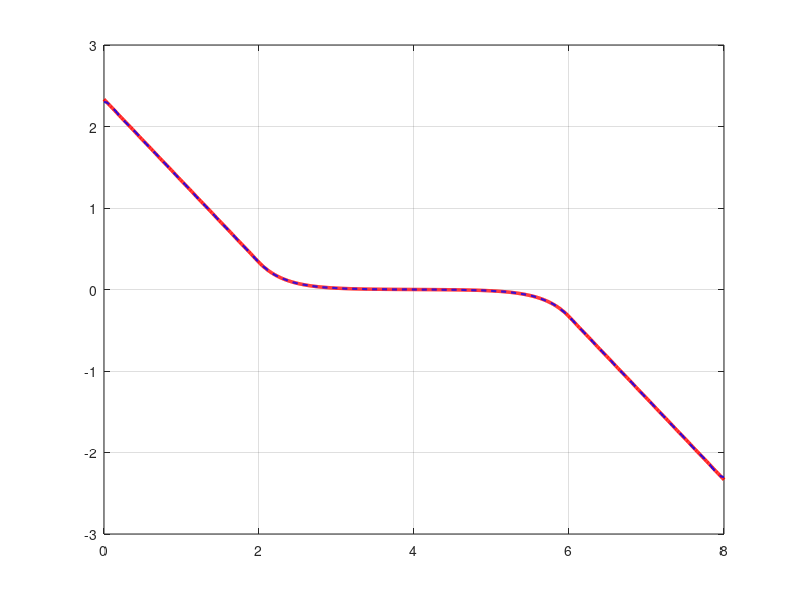

Reproduce this figure in MATLAB. (Note: this script raises an error after producing the figure.)
% =========================================================================
% Validating the Pressure Solution
% =========================================================================
clear; clc; close all;

%% 1. Parameter Definitions
mu    = 1; % viscosity
Da    = 1; % Darcy coefficient
L     = 4; % Length of permeable region
c     = 2; % Length of extension region
G     = 1; % Pressure gradient
H     = 1; % Channel radius
alpha = 3*mu/(H^2*Da); % Related to permeability
gamma = -G/alpha * sech(alpha*L/2); % Constant from transmural pressure 
N_terms = 50; % Number of Fourier terms in the sum
W = L + 2*c; % Total domain width [0, W]
%% Validating the Fourier Coefficients for the top/bottom wall
x = linspace(0, W, 1000);

% Exact Piecewise Transmural Pressure p(x,0)=p(x,2H)= p_T(x)
p_exact = zeros(size(x));
for i = 1:length(x)
    xi = x(i);
    if xi >= 0 && xi < c
        p_exact(i) = gamma * sinh(alpha*(c - (L+2*c)/2)) - G*(xi - c);
    elseif xi >= c && xi <= (L + c)
        p_exact(i) = gamma * sinh(alpha*(xi - (L+2*c)/2));
    else % (L + c) < xi <= (L + 2*c)
        p_exact(i) = gamma * sinh(alpha*((L+c) - (L+2*c)/2)) - G*(xi - (L+c));
    end
end

% Fourier Coefficients for top/bottom problem
a0 = 0; % a0 = 0 by odd symmetry of p(x,0)
p_fourier = (a0 / 2) * ones(size(x));

for n = 1:N_terms
    lambda_n = n * pi / W; % eigenvalue from separation of variables    
    if mod(n, 2) == 0  % when n is EVEN (2, 4, 6...)
        % By odd symmetry of p(x,0) around W/2, integral over [0, W] is 0
        % This is because sinh term is odd and cos term is even.
        % so the integrand is odd.
        a_n = 0;        
    else % n is ODD (1, 3, 5...)
        % Now the integrand is even since cos term is odd
        % Integral over [0, c]
        An = -(gamma / lambda_n) * sinh(alpha*L / 2) * sin(lambda_n * c) ...
             + (G / (lambda_n^2)) * (1 - cos(lambda_n * c));
        % Integral over [c,L+2c] will be An by symmetry
      
        % Integral over [c, W/2]:
        Bn_half = (gamma / (alpha^2 + lambda_n^2)) * ...
          (-alpha * cosh(alpha*L / 2) * cos(lambda_n * c) ...
           + lambda_n * sinh(alpha*L / 2) * sin(lambda_n * c));
        % By symmetry, the other half [W/2,L+c] is the same.
               
        % Total integral over [0, W] is 2 * (Integral over [0, W/2])
        integral_total = 2 * (An + Bn_half);
        
        a_n = (2 / W) * integral_total;
    end    
    % Update Fourier Series sum
    p_fourier = p_fourier + a_n * cos(lambda_n * x);
end
%% Plotting Transmural Pressure Fourier Series
% Comparing the plot of continuous extension of p_T(x) to the Fourier series

figure('Color', 'w', 'Position', [100, 100, 900, 500]);
plot(x, p_exact, 'r-', 'LineWidth', 2.5, 'DisplayName', 'Exact Piecewise p(x,0)');
hold on;
plot(x, p_fourier, 'b--', 'LineWidth', 1.5, 'DisplayName', sprintf('Fourier Cosine Series (N = %d)', N_terms));

% Formatting
grid on;
xline(c, 'k:', 'LineWidth', 1.2, 'HandleVisibility', 'off');
xline(L+c, 'k:', 'LineWidth', 1.2, 'HandleVisibility', 'off');

xlabel('x', 'FontSize', 12);
ylabel('p(x,0)', 'FontSize', 12);
title('Convergence of Fourier Cosine Series to Piecewise Boundary Condition', 'FontSize', 14);
legend('Location', 'northwest', 'FontSize', 11);
set(gca, 'FontSize', 11);
%% Visualizing the Full Pressure Solution
%
% p_lr(x,y) is the solution to the Left/Right BCs 
% 
%       p_x(0,y) = p_x(L+2c,y) = -G, p(x,0)=p(x,2H) = 0
%
% p_tb(x,y) is the solution to the Top/Bottom BCs
%
%       p_x(0,y) = p_x(L+2c,y) = 0, p(x,0) = p(x,2H) = p_T(x)

% Grid Setup
Nx = 200; 
Ny = 200;
x = linspace(0, W, Nx);
y = linspace(0, 2*H, Ny);
[X, Y] = meshgrid(x, y);

% Compute Top-Bottom Component: p_tb(x,y) (Overflow-Safe)
p_tb = zeros(size(X));

for k = 1:N_terms
    n = 2*k - 1;             % Odd mode: 1, 3, 5...
    lambda_n = n * pi / W;
    
    % Fourier coefficients a_n (for odd n)
    An = -(gamma / lambda_n) * sinh(alpha*L / 2) * sin(lambda_n * c) ...
         + (G / (lambda_n^2)) * (1 - cos(lambda_n * c));
     
    Bn_half = (gamma / (alpha^2 + lambda_n^2)) * ...
              (-alpha * cosh(alpha*L / 2) * cos(lambda_n * c) ...
               + lambda_n * sinh(alpha*L / 2) * sin(lambda_n * c));
           
    a_n = (4 / W) * (An + Bn_half);
    % Y_profile = (sinh(lambda_n*Y) - sinh(lambda_n*(Y-2H))) / sinh(2*lambda_n*H)
    % Using exp instead to avoid overflow errors
    Y_profile = exp(-lambda_n * (2*H - Y)) + exp(-lambda_n * Y);    
    p_tb = p_tb + a_n * Y_profile .* cos(lambda_n * X);
end

% Compute Left-Right Component: p_lr(x,y) (Overflow-Safe)
p_lr = zeros(size(X));

for k = 1:N_terms
    n = 2*k - 1;             % Odd mode: 1, 3, 5...
    mu_n = n * pi / (2*H);
    
    % (cosh(mu_n*(X-W)) - cosh(mu_n*X)) / sinh(mu_n*W)
    % Evaluates directly to [exp(-mu_n*X) - exp(-mu_n*(W-X))]
    % Using this to avoid overflow error.
    X_profile = exp(-mu_n * X) - exp(-mu_n * (W - X));
    
    % Coefficient without csch(mu_n*W) since it was absorbed above
    coeff = 1 / (n^2);
    
    p_lr = p_lr + coeff * X_profile .* sin(mu_n * Y);
end

p_lr = -(8 * G * H / (pi^2)) * p_lr;

% Total Pressure 
P_total = p_lr + p_tb;


% Visualization: Level Curves (Contours) + Colorbar
figure('Color', 'w', 'Position', [100, 100, 950, 600]);

% Filled color contour plot background
[~, h_fill] = contourf(X, Y, P_total, 35, 'LineStyle', 'none');
hold on;

% Explicit level curves overlay with contour labels
[C, h_lines] = contour(X, Y, P_total, 20, 'k-', 'LineWidth', 0.8);
clabel(C, h_lines, 'FontSize', 9, 'Color', 'k', 'LabelSpacing', 200);

% Domain markers for Region boundaries
xline(c, 'w--', 'LineWidth', 1.5, 'HandleVisibility', 'off');
xline(L+c, 'w--', 'LineWidth', 1.5, 'HandleVisibility', 'off');

% Formatting
colormap(turbo);           % Rich colormap for field intensity
cb = colorbar;
cb.Label.String = 'Pressure p(x,y)';
cb.Label.FontSize = 12;

xlabel('x', 'FontSize', 12, 'FontWeight', 'bold');
ylabel('y', 'FontSize', 12, 'FontWeight', 'bold');
title('2D Pressure Field Solution p(x,y) with Contour Level Curves', 'FontSize', 14);

axis equal tight;
set(gca, 'FontSize', 11, 'Layer', 'top');
grid on;
